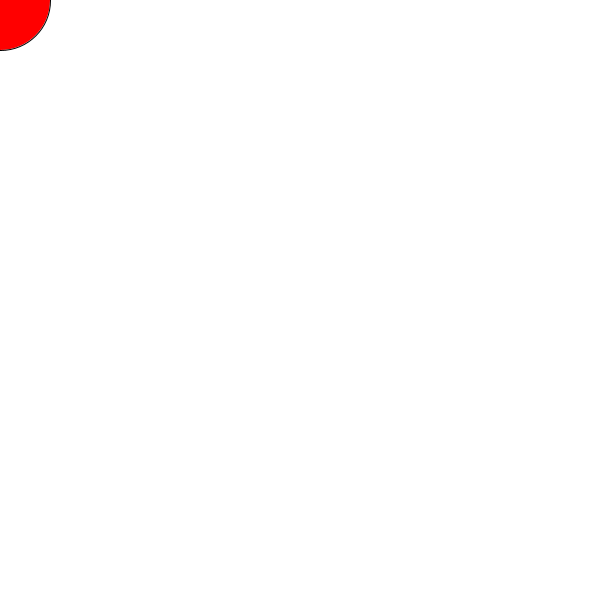
Frame 1 (no input)
Frame 60 (the mouse pressed at the canvas centre just before this capture): identical to frame 1, image omitted
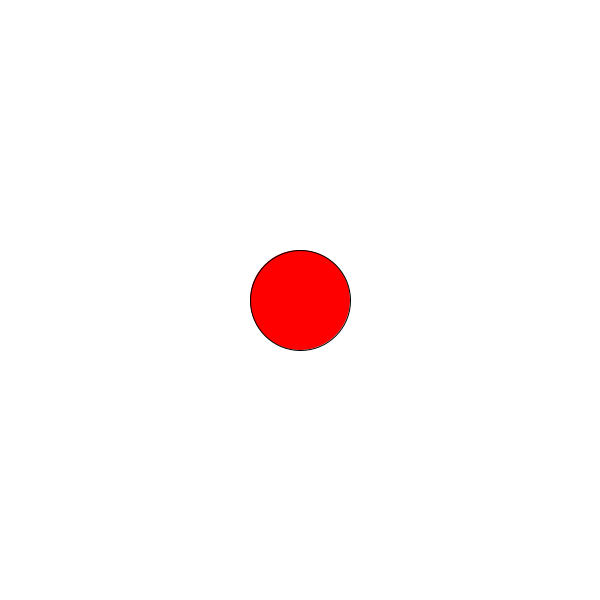
Frame 120 (the mouse held since frame 60 and released just before this capture)

The Processing sketch that drew these frames (run headless with seeded random() and noise(); from frame 60 on, the mouse is pressed at the canvas centre):

// Processing sketch: sketch_8302019
// ── sketch_8302019.pde
void setup() { // creates a window
  size(600, 600);
}

void draw() {
  background(255);
  fill(255,0,0);
  ellipse(mouseX,mouseY, 100, 100);
  
}
